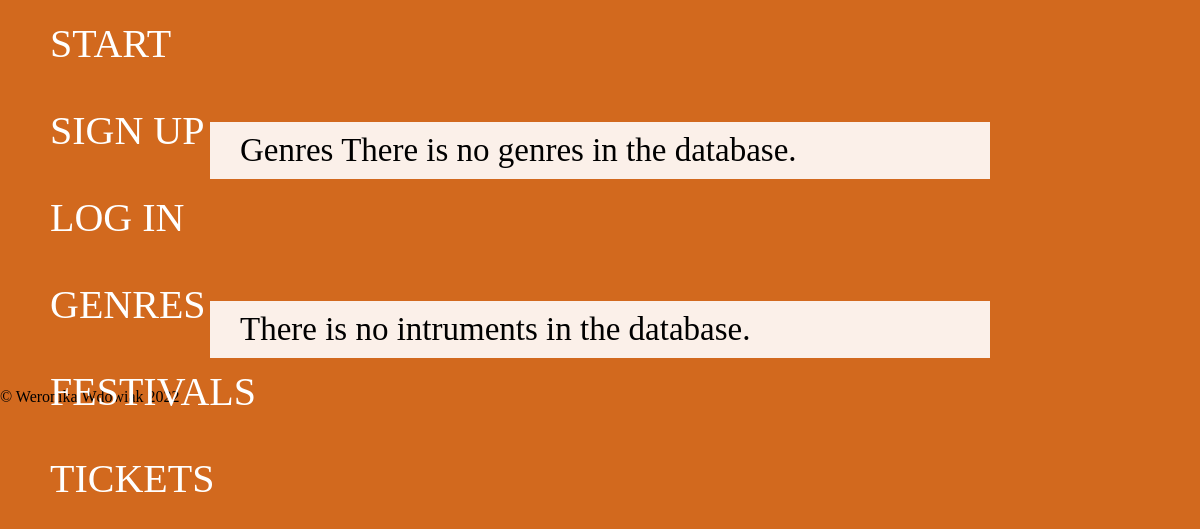
Before: /agency/genres/ with the older database file.
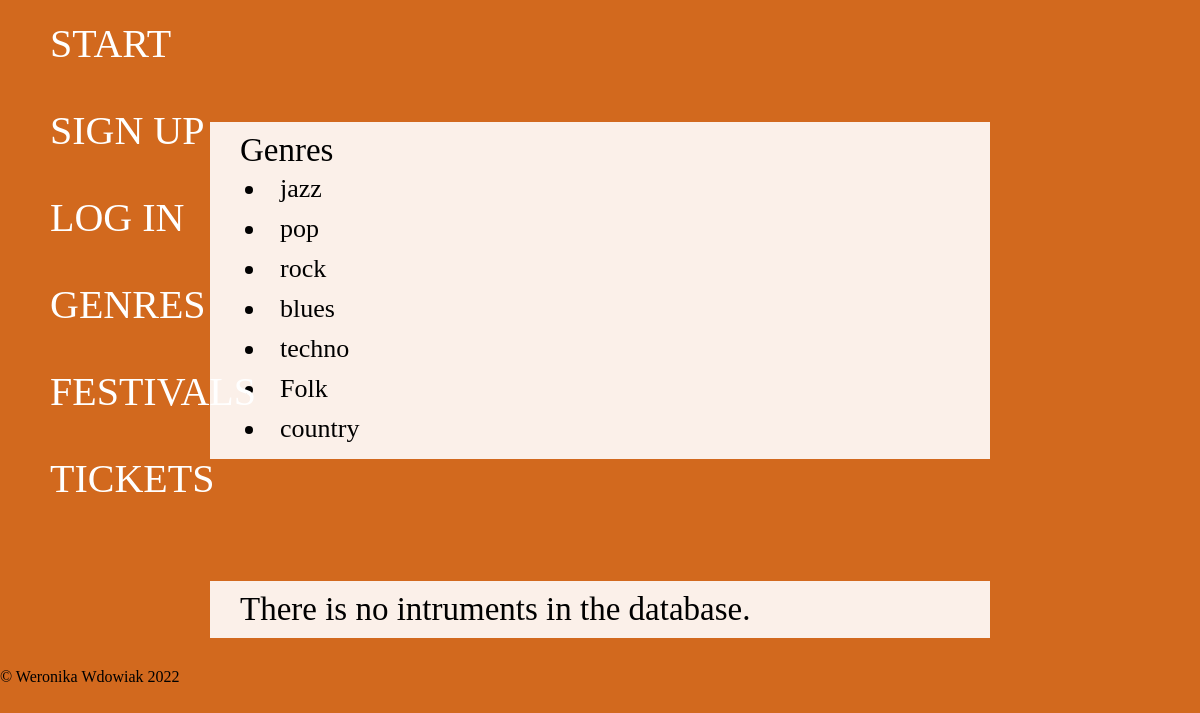
After: the same page with the newer database file.
### agency/models.py (models this page shows)
class Genre(models.Model):
    code = models.IntegerField(default=0)
    name = models.CharField(max_length=25)
    place_of_founding = models.CharField(max_length=35)
    date_of_founding = models.DateField()

### agency/views.py (the view)
# urls.py: path('genres/', views.genre_list, name='genre_list'),
def genre_list(request):
    genre_list = Genre.objects.all()
    instruments_genre_list = Genre_and_intruments.objects.all()
    return render(request, 'agency/genres.html', {'genre_list': genre_list, 'instruments_genre_list': instruments_genre_list})

### agency/templates/agency/genres.html (shortened to what this page needs)
<!DOCTYPE html>
<html lang="en">
<head>
    <!-- {% load static %}
    <link rel="stylesheet" type="text/css" href="{% static 'agency/genres_style.css' %}"> -->
</head>
<body>
    <nav>
        <ul id="menu">
            <li id="nav_start"><a href="{% url 'agency:index' %}">START</a></li>
            <li id="nav_register"><a href="{% url 'accounts:signup' %}">SIGN UP</a></li>
            <li id="nav_login"><a href="#">LOG IN</a></li>
            <li id="nav_genres"><a href="{% url 'agency:genre_list' %}">GENRES</a></li>
            <li id="nav_festival"><a href="{% url 'agency:festival_list' %}">FESTIVALS</a></li>
            <li id="nav_ticket"><a href="{% url 'agency:ticket_list' %}">TICKETS</a></li>
        </ul>
    </nav>
    <div class="color_scheme_1" style="margin-top: calc(50px + 9vh);">
        <span>Genres</span>
        {% if genre_list %}
            {% for g in genre_list %}
                 <li class="data_div">
                    {{g.name}}
                </li>
            {% endfor %}
        {% else %}
            There is no genres in the database.
        {% endif %}
    </div>
    <div class="color_scheme_1" style="margin-top: calc(50px + 9vh);">
        {% if instruments_genre_list %}
            <table>
                <th>
                    <td>Intrument Name ||</td>
                    <td>Genre Name</td>
                </th>
                <tbody>
                    {% for i in instruments_genre_list %}
                        <tr>
                            <td>{{i.instrument_id.name }}||</td>
                            <td>{{ i.genre_id.name}}</td>
                        </tr>
                </tbody>
            </table>
            {% endfor %}
        {% else %}
            There is no intruments in the database.
        {% endif %}
    </div>
    <footer>
        &copy; Weronika Wdowiak 2022<br>
    </footer>
</body>
</html>

Changed rows visible on the page:
added Genre: name "jazz"
added Genre: name "pop"
added Genre: name "rock"
added Genre: name "blues"
added Genre: name "techno"
added Genre: name "Folk"
added Genre: name "country"
Other visible differences:
text no longer shown: "There is no genres in the database."
